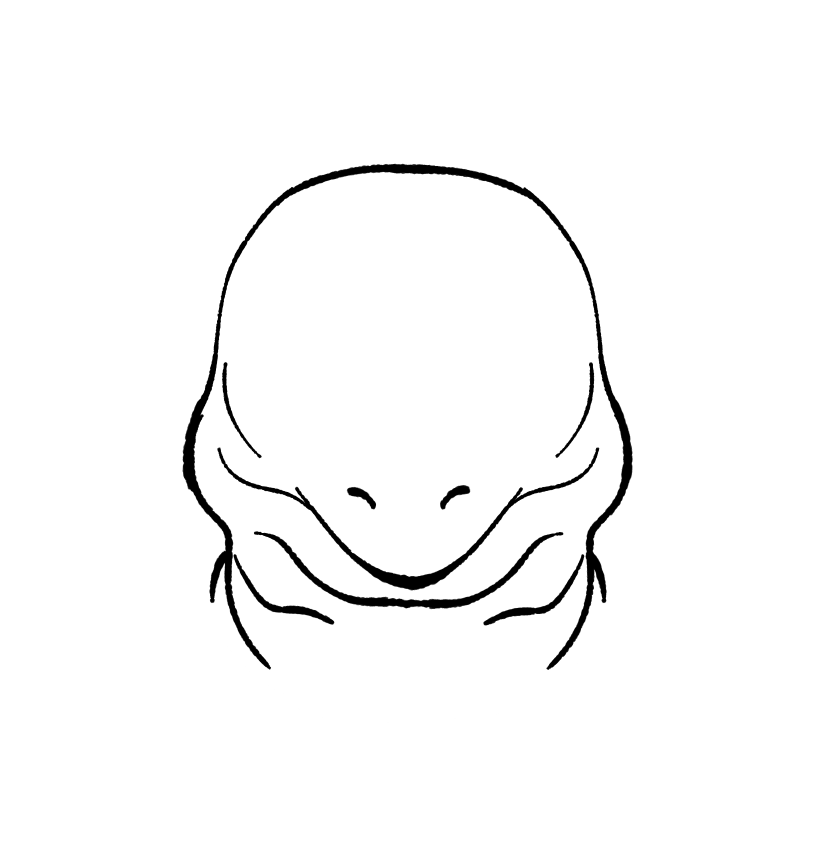
#> input picture alien/head 1.png, 817 x 857 px; the run also reads 1 picture not shown here
$ python main.py
#> lines starting #> are read from the running program, lines starting #| are printed output that depends on the picture

# use the pillow fork of PIL: https://pillow.readthedocs.io/en/latest/installation.html
from PIL import Image

# load the head image into the program
head = Image.open("head 1.png")
#> head is the input picture: PIL image 817x857 RGBA; mean R, G, B, A 248.5, 248.5, 248.5, 73.2
# load the ears image into the program
ears = Image.open("ears 1.png")
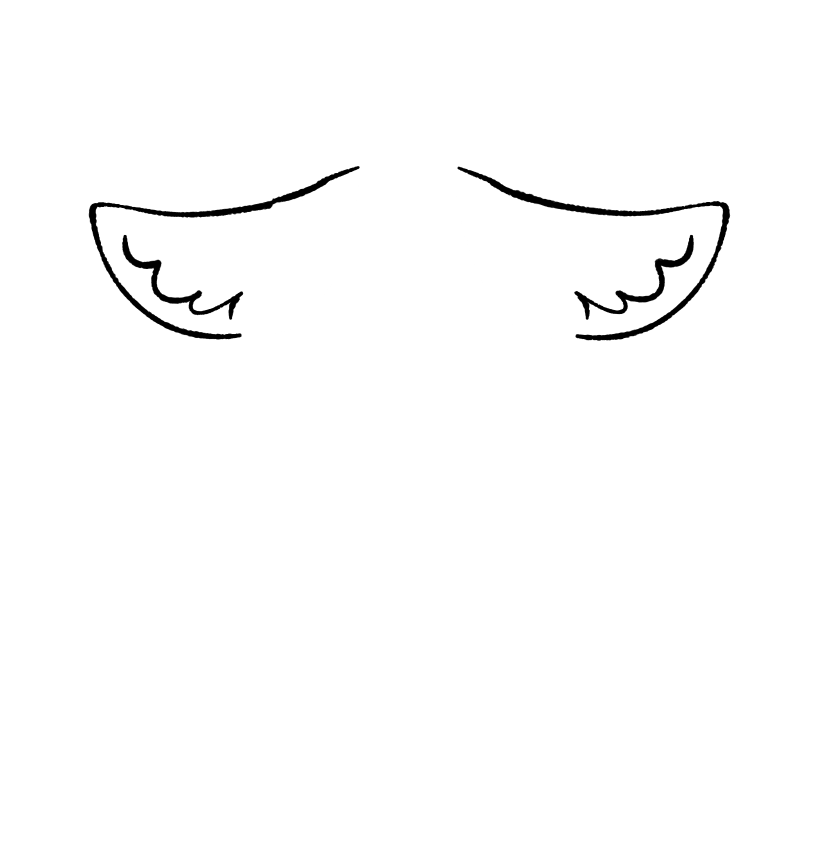
#> input picture alien/ears 1.png, 817 x 857 px
#> ears is the input picture: PIL image 817x857 RGBA; mean R, G, B, A 252, 252, 252, 22.1
# load the eyes image into the program
eyes = Image.open("eyes 1.png")
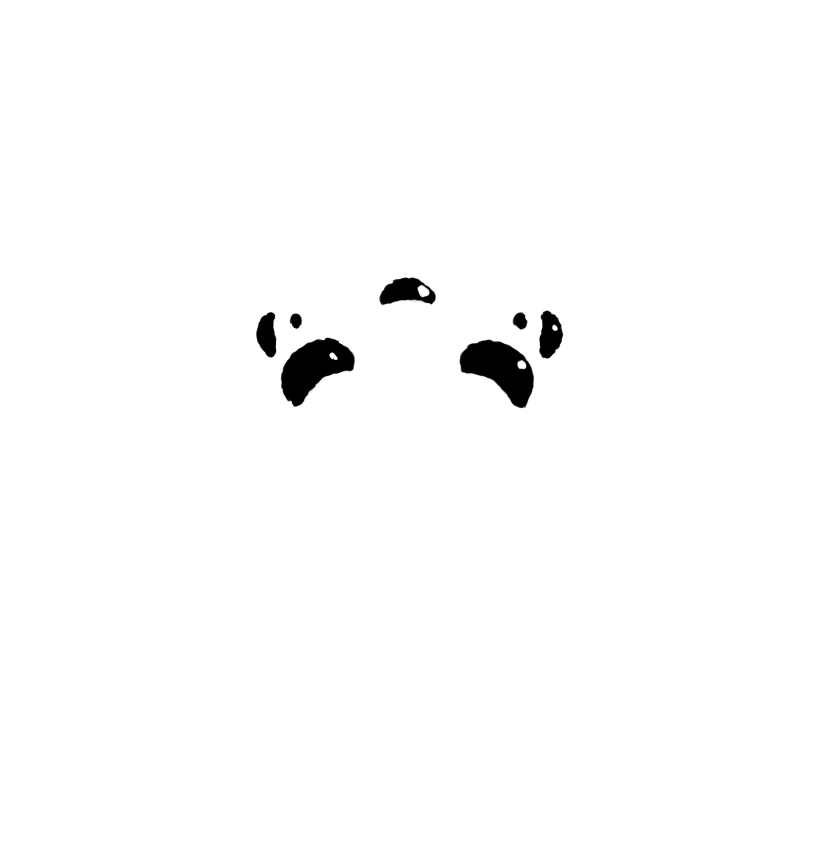
#> input picture alien/eyes 1.png, 817 x 857 px
#> eyes is the input picture: PIL image 817x857 RGBA; mean R, G, B, A 251.5, 251.5, 251.5, 3
# load the background image into the program
background = Image.open("background.png")
# question: does it matter what order we load the images in?

# start making the final alien picture. here we add the background
alien = background.copy()
# add the head to the final alien picture
alien.paste(head, (0,0), head)
# add the ears to the final alien picture
alien.paste(ears, (0,0), ears)
# add the eyes to the final alien picture
alien.paste(eyes, (0,0), eyes)
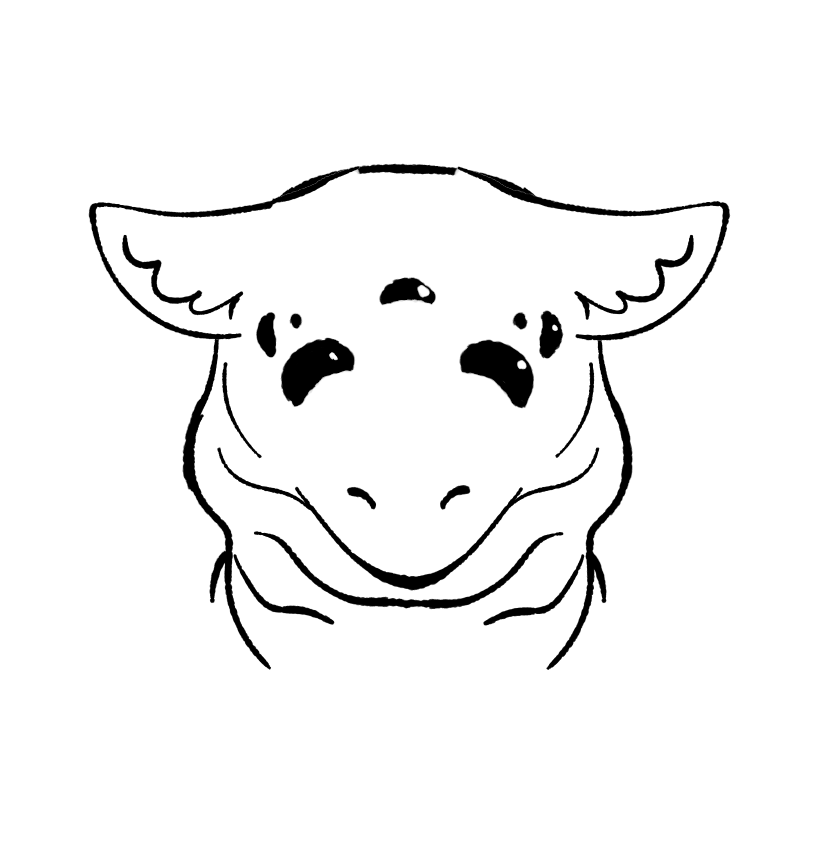
#> alien: PIL image 817x857 RGBA; mean R, G, B, A 243.8, 243.8, 243.8, 254.7; transparent parts drawn white
# question: does it matter in what order we add the images to the final alien picture?

# show the alien in the computer's default image viewer.
alien.show()
